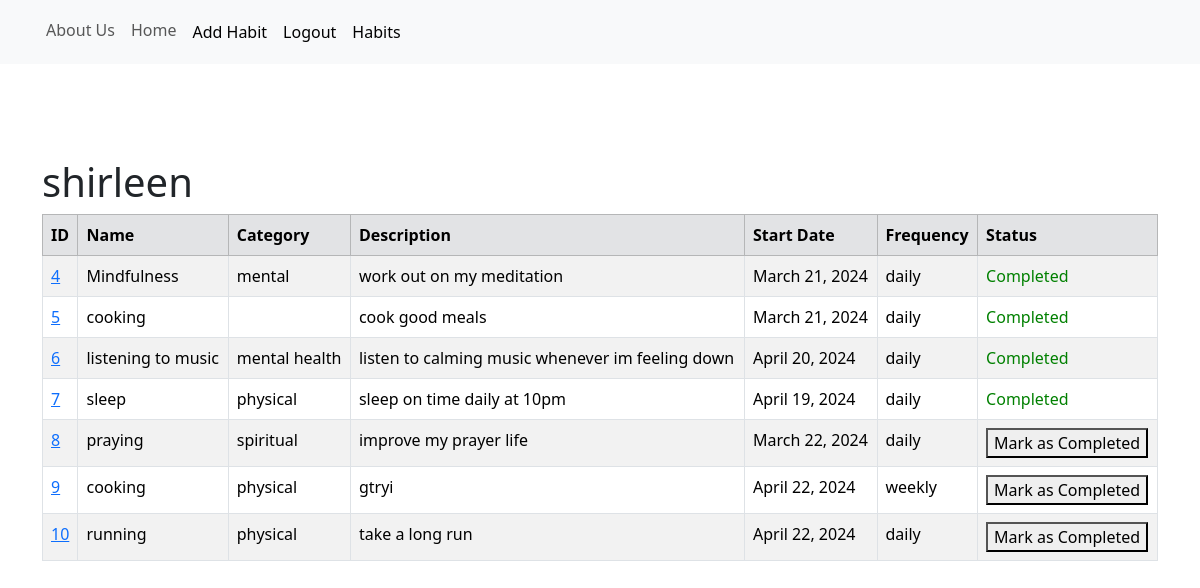
Page /myhabit/ (signed in) on the committed database.
### main/models.py (models this page shows, shortened)
class Habit(models.Model):
    HABIT_FREQUENCY_CHOICES = (
        ('daily', 'Daily'),
        ('weekly', 'Weekly'),
        ('monthly', 'Monthly'),
    )
    user = models.ForeignKey(User, on_delete=models.CASCADE, default=1)
    name = models.CharField(max_length=100)
    category = models.TextField(default= "")
    description = models.TextField()
    frequency = models.CharField(max_length=20, choices=HABIT_FREQUENCY_CHOICES)
    start_date = models.DateField()
    completed = models.BooleanField(default=False)

### main/views.py (the view)
# urls.py: path("myhabit/", views.myhabit, name="myhabit"),
def myhabit(request):
    habits = Habit.objects.filter(user=request.user)
    return render(request, 'myhabit.html', {'habits':habits})

### main/templates/myhabit.html (shortened to what this page needs)
{% extends 'base.html' %}
{% block content %}
  {% if user.is_authenticated %}
  <h1>{{user.username}}</h1>
  <table class="table table-hover table-bordered table-striped">
        {%if habits %}
        <thead>
          <tr class="table-secondary">
            <th scope="col">ID</th>
            <th scope="col">Name</th>
            <th scope="col">Category</th>
            <th scope="col">Description</th>
            <th scope="col">Start Date</th>
            <th scope="col">Frequency</th>
            <th scope="col">Status</th>
          </tr>
        </thead>
        <tbody>
        {% for habit in habits %}
         <tr>
            <td><a href="{% url 'habit' habit.id %}" >{{habit.id}}</a></td>
            <td>{{habit.name}}</td>
            <td>{{habit.category}}</td>
            <td>{{habit.description}}</td>
            <td>{{habit.start_date}}</td>
            <td>{{habit.frequency}}</td>
            <td>{% if habit.completed %}
                  <span style="color: green;">Completed</span>
                {% else %}
                  <button class="complete-habit" data-habit-id="{{ habit.id }}">Mark as Completed</button>
                {% endif %}
              </td>
          </tr>
        {% endfor %}
      {% endif %}
    </tbody>
  </table>
  {%else%}
  <p>No records</p>
{% endif %}
{% endblock %}

### rows in the picture
Habit: id "4", name "Mindfulness", category "mental", description "work out on my meditation", start_date "March 21, 2024", frequency "daily", completed "Completed"
Habit: id "5", name "cooking", description "cook good meals", start_date "March 21, 2024", frequency "daily", completed "Completed"
Habit: id "6", name "listening to music", category "mental health", description "listen to calming music whenever im feeling down", start_date "April 20, 2024", frequency "daily", completed "Completed"
Habit: id "7", name "sleep", category "physical", description "sleep on time daily at 10pm", start_date "April 19, 2024", frequency "daily", completed "Completed"
Habit: id "8", name "praying", category "spiritual", description "improve my prayer life", start_date "March 22, 2024", frequency "daily"
Habit: id "9", name "cooking", category "physical", description "gtryi", start_date "April 22, 2024", frequency "weekly"
Habit: id "10", name "running", category "physical", description "take a long run", start_date "April 22, 2024", frequency "daily"

### other values in the picture
{{ user.username }} "shirleen"
